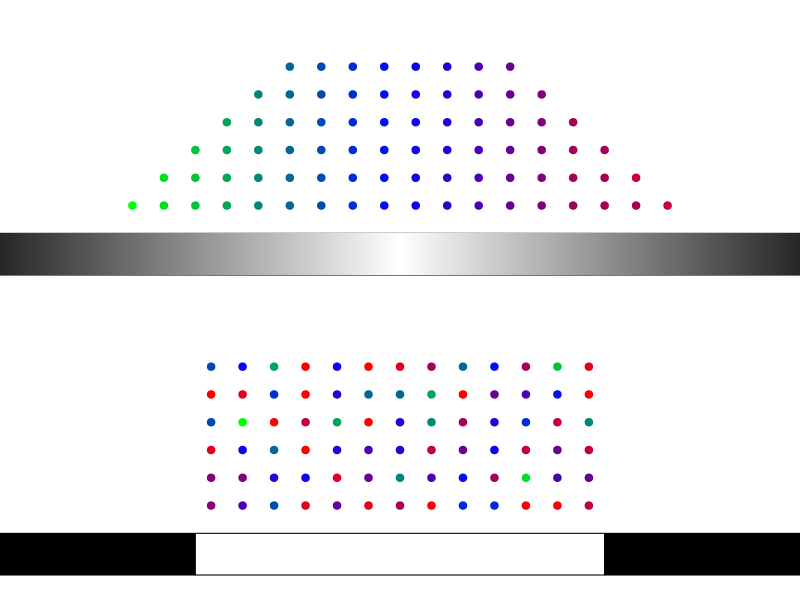

Source code (R):
# Generate a figure demonstrating the idea of spatial population structure and
#    local adaptation.

# First create some of the colors I will need for the graph
LocalAdaptCols <- colorRampPalette(c("green", "blue", "red"))
EnvGradCols <- colorRampPalette(c("black", "white", "black"))

# Now create data frames to hold the x and y coordinates for graphing
NoStruct <- data.frame(x = rep(NA, 78), y = rep(NA, 78))
SpatStruct <- NoStruct

NoStruct$x <- rep(seq(-6, 6, by = 1), each = 6)
NoStruct$y <- rep(seq(1, 6, by = 1), 13)
SpatStruct$x <- c(-8.5, rep(-7.5, 2), rep(-6.5, 3), rep(-5.5, 4), rep(-4.5, 5),
                  rep(seq(-3.5, 3.5, by = 1), each = 6), 
                  rep(4.5, 5), rep(5.5, 4), rep(6.5, 3), rep(7.5, 2), 8.5)
SpatStruct$y <- c(1, 1:2, 1:3, 1:4, 1:5, rep(1:6, 8), 1:5, 1:4, 1:3, 1:2, 1)


AdaptCols <- LocalAdaptCols(18)
AdaptColSeq <- NULL
for(i in 1:5){
     AdaptColSeq <- c(AdaptColSeq, rep(AdaptCols[i], i))
}
for(i in 6:13){
     AdaptColSeq <- c(AdaptColSeq, rep(AdaptCols[i], 6))
}
for(i in 14:18){
     AdaptColSeq <- c(AdaptColSeq, rep(AdaptCols[i], i - (9 + 2*(14-i))))
}

pch_seq <- c(rep(15, 200), rep(0, 600), rep(15, 200))

pdf(file = "~/Desktop/RangeShifts/ShiftingSlopes/SpatialPopulationStructure.pdf", 
    width = 4, height = 3, onefile = FALSE, paper = "special")
     par(mfrow = c(2,1), mar = c(0,3,0,3))
     plot(SpatStruct$x, SpatStruct$y, xlim = c(-10, 10), ylim = c(-2, 8), cex = 1,
          col = AdaptColSeq, pch = 19, axes = FALSE, xlab = "", ylab = "")
     polygon(x = c(-15, -15, 15, 15), y = c(0, -1.5, -1.5, 0), xpd = NA)
     nSlices <- 1000
     PolCols <- EnvGradCols(nSlices)
     xSlices <- seq(-15, 15, length.out = nSlices + 1)
     for(i in 1:nSlices){
          polygon(x = c(xSlices[i], xSlices[i], xSlices[i+1], xSlices[i+1]),
                  y = c(0, -1.5, -1.5, 0), col = PolCols[i], border = NA, xpd = NA)
     }
     text("(a)", x = -14, y = 7.5, cex = 0.75, xpd = NA)
     
     plot(NoStruct$x, NoStruct$y, xlim = c(-10, 10), ylim = c(-2, 8), cex = 1,
          col = sample(AdaptColSeq, size = length(AdaptColSeq), replace = FALSE), 
          pch = 19, axes = FALSE, xlab = "", ylab = "")
     polygon(x = c(-15, -15, -6.5, -6.5), y = c(0, -1.5, -1.5, 0), xpd = NA, col = "black")
     polygon(x = c(-6.5, -6.5, 6.5, 6.5), y = c(0, -1.5, -1.5, 0), xpd = NA, col = "white")
     polygon(x = c(6.5, 6.5, 15, 15), y = c(0, -1.5, -1.5, 0), xpd = NA, col = "black")
     text("(b)", x = -14, y = 7.5, cex = 0.75, xpd = NA)
dev.off()     